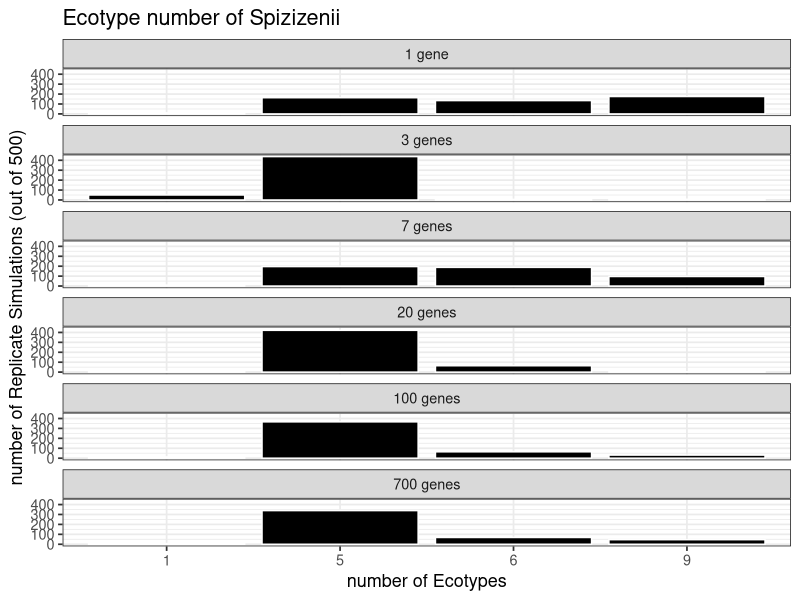

R code for this plot:
library(ggplot2)
require(RColorBrewer)

data <- read.csv("rand_ecotype_result.csv")
data$ecotype_size[data$ecotype_size >= 12] <- NA
# data$ecotype_size[data$ecotype_size < 12] <- NA
data <- na.omit(data)

data$gene_numebr = as.factor(data$gene_numebr)

gene_numebr.labs <- c('1 gene', '3 genes', '7 genes', '20 genes', '100 genes', '700 genes')
names(gene_numebr.labs) <- c('1', '3', '7', '20', '100', '700')

ggplot(data, aes(x = factor(ecotype_size))) +
  geom_bar(fill = "black",
                 color = "white") +
  facet_wrap(~ gene_numebr, ncol = 1, labeller = labeller(gene_numebr=gene_numebr.labs)) +
  ylab("number of Replicate Simulations (out of 500)") +
  xlab("number of Ecotypes")+
  theme_bw(base_size = 13)+
  ggtitle("Ecotype number of Spizizenii")
  # theme(axis.text.x=element_text(size=12),
  #     axis.text.y=element_text(size=12))

